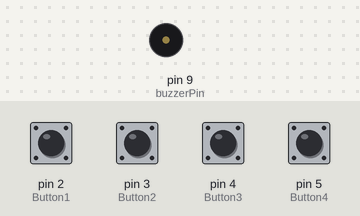
Recording of a sketch running on a simulated Arduino Uno, built with avr-gcc and run on an emulated ATmega328P. Shown: buzzer (waves = sounding). The inputs (shaded band) are chosen by the test bench; at power-on: pin 2 (Button1), pin 3 (Button2), pin 4 (Button3), pin 5 (Button4) HIGH.

Above: at 1.2 s.
1.3 s: pin 2 (Button1) pulled LOW for 0.15 s
At 1.37 s:
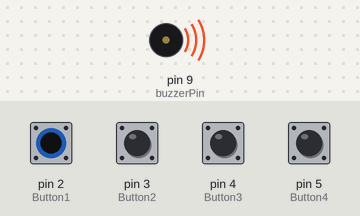
Timing chart, 0 to 4.3 s (numbered marks = the images above; inputs shaded):
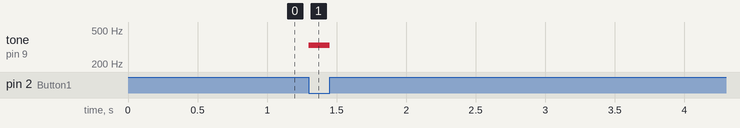

The sketch:

with_buttons.ino
```cpp
int buzzerPin = 9;
int Button1 = 2;
int Button2 = 3;
int Button3 = 4;
int Button4 = 5;

int B1State = 0;
int B2State = 0;
int B3State = 0;
int B4State = 0;

#define NOTE_E  330
#define NOTE_F  349
#define NOTE_G  392
#define NOTE_A  440

void setup() {
  pinMode(buzzerPin, OUTPUT);
  pinMode(Button1, INPUT_PULLUP);
  pinMode(Button2, INPUT_PULLUP);
  pinMode(Button3, INPUT_PULLUP);
  pinMode(Button4, INPUT_PULLUP);
}

void loop() {
  B1State = digitalRead(Button1);
  if (B1State == LOW) { // Active LOW
    tone(buzzerPin, NOTE_E);
  }

  B2State = digitalRead(Button2);
  if (B2State == LOW) { // Active LOW
    tone(buzzerPin, NOTE_F);
  }

  B3State = digitalRead(Button3);
  if (B3State == LOW) { // Active LOW
    tone(buzzerPin, NOTE_G);
  }

  B4State = digitalRead(Button4);
  if (B4State == LOW) { // Active LOW
    tone(buzzerPin, NOTE_A);
  }

  if (B1State == HIGH && B2State == HIGH && B3State == HIGH && B4State == HIGH) {
    noTone(buzzerPin);
  }
}
```

Measured:
- after the input at 1.3 s, tone on pin 9 (buzzerPin): silent → 330 Hz at once, → silent 0.15 s later
